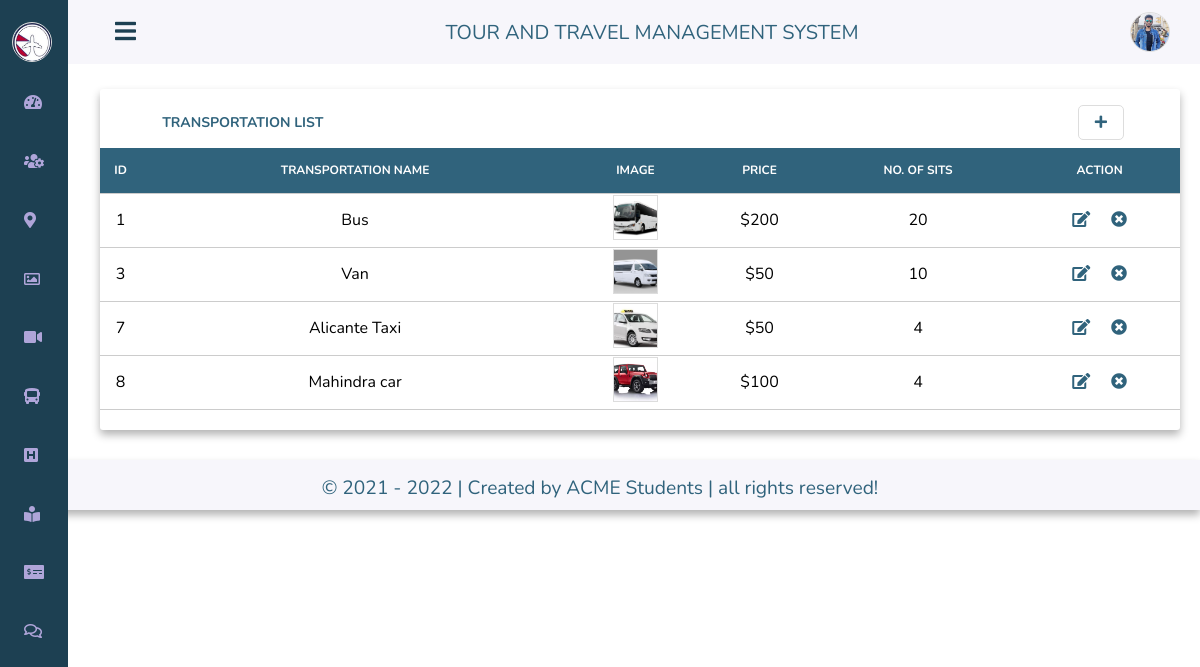
The app's page /admin/manage_transportation.php with its own data.
### tables this page shows
CREATE TABLE `transportation` (
  `id` int(11) NOT NULL,
  `tname` varchar(100) NOT NULL,
  `tphoto` varchar(200) NOT NULL,
  `tprice` int(11) NOT NULL,
  `no_of_sits` int(11) NOT NULL,
  `tdesc` varchar(1000) NOT NULL
);

### admin/manage_transportation.php (the view, shortened to what this page needs)
<!DOCTYPE html>
<html lang="en">
    <head>
        <link rel="stylesheet" href="https://cdnjs.cloudflare.com/ajax/libs/font-awesome/5.15.1/css/all.min.css">
        <link rel="stylesheet" href="css/styles.css">
    </head>
    <body id="body-pd">
        <header class="header" id="header">
            <div class="header-toggle">
                <i class="fas fa-bars" id="header-toggle"></i>
            </div>
            <div class="head" style="width:100%;text-align:center;font-size:20px;text-transform:uppercase;color:#30637c;">
                <label for="">Tour and Travel management system</label>
            </div>
            <div class="action">
            <?php include "../db.php";
                    $sql = "SELECT a_photo FROM admin_details WHERE id=1";
                    $query = mysqli_query($con,$sql);
                    $row=mysqli_fetch_array($query); ?>
                <div class="profile"  onClick="menuToggle();">
                    <?php echo "<img src='img/".$row['a_photo']."'>";?>
                </div>
            </div>
        </header>
        <div class="l-navbar" id="nav-bar">
            <nav class="nav">
                <div>
                    <a class="nav-logo">
                        <img src="../images/logo.jpg" alt="">
                    </a>
                    <div class="nav-list">
                        <a href="index.php" class="nav-link active">
                            <i class="fas fa-tachometer-alt"></i>
                        </a>
                        <a href="manage_customer.php" class="nav-link">
                            <i class="fas fa-users-cog"></i>
                        </a>
                        <a href="manage_place.php" class="nav-link">
                            <i class="fas fa-map-marker-alt"></i>
                        </a>
                        <a href="manage_gallery.php" class="nav-link">
                            <i class="far fa-image"></i>
                        </a>
                        <a href="manage_videos.php" class="nav-link">
                            <i class="fas fa-video"></i>
                        </a>
                        <a href="manage_transportation.php" class="nav-link">
                            <i class="fas fa-bus"></i>
                        </a>
                        <a href="manage_hotel.php" class="nav-link">
                            <i class="fas fa-h-square"></i>
                        </a>
                        <a href="manage_booking.php" class="nav-link">
                            <i class="fas fa-book-reader"></i>
                        </a>
                        <a href="manage_billing.php" class="nav-link">
                            <i class="fas fa-money-check-alt"></i>
                        </a>
                        <a href="feedback.php" class="nav-link">
                            <i class="far fa-comments"></i>
                        </a>
                    </div>
                </div>
            </nav>
        </div>
        <div class="customer-list">
        <div class="list-header">
            <h3>Transportation list<a href="add_transportation.php"><i style="width:30px;text-align" class="fas fa-plus"></i></a></h3>
        </div>
        <table class="plist">
            <thead class="heading">
                <tr>
                    <th>ID</th>
                    <th>Transportation Name</th>
                    <th>Image</th>
                    <th>Price</th>
                    <th>No. of sits</th>
                    <th>Action</th>
                </tr>
            </thead>
            <tbody class="body">
            <?php
                include "../func.php";
                $page = (int) (!isset($_GET['page']) ? 1 : $_GET['page']);
                $limit = 15;
                $startpoint = ($page * $limit) - $limit;
                $statement = "transportation ORDER BY id asc";
                $res = mysqli_query($con,"SELECT * FROM {$statement} LIMIT {$startpoint} , {$limit}");
                while($data=mysqli_fetch_array($res))
                    {?>
                    <tr>
                        <td><?php echo $data['id'];?></td>
                        <td><?php echo $data['tname'];?></td>
                        <td><?php echo "<img src='../images/".$data['tphoto']."'>";?></td>
                        <td>$<?php echo $data["tprice"];?></td>
                        <td><?php echo $data['no_of_sits'];?></td>
                        <td><a href="edit_transportation.php?id=<?php echo $data["id"];?>"><i class="fas fa-edit"></i></a>&nbsp;&nbsp;&nbsp;&nbsp;
                        <a href="manage_transportation.php?del=<?php echo $data["id"];?>" onclick="return confirm('Are you sure?');"><i class="fas fa-times-circle"></i></a></td>
                    </tr>
                <?php } ?>
            </tbody>
        </table>
        </div>
        <div class="footer">
            <div class="foot">
                <div class="credit">&copy; 2021 - <script>const d = new Date();document.write(d.getFullYear());</script> | Created by ACME Students | all rights reserved!</div>
            </div>
        </div>
    </body>
</html>

### admin/css/styles.css (style rules this page uses)
*,::before,::after { box-sizing: border-box; }
body { position: relative; margin: 3rem 0 0 0; font-family: 'Nunito', sans-serif; font-size: 1rem; transition: .5s; }
a { text-decoration: none; }
.header { width: 100%; height: 3rem; position: fixed; top: 0; left: 0; display: flex; align-items: center; justify-content: space-between; padding: 0 1rem; background-color: #F7F6FB; z-index: 100; transition: .5s; }
.header-toggle { color: #1d4052; font-size: 1.5rem; cursor: pointer; }
.header-toggle i { margin-left: 15px; }
.l-navbar { position: fixed; top: 0; left: -30%; width: 68px; height: 100vh; background-color: #1d4052; padding: .5rem 1rem 0 0; transition: .5s; z-index: 100; }
.nav { height: 100%; display: flex; flex-direction: column; justify-content: space-between; overflow: hidden; }
.nav img { width: 40px; height: 40px; border-radius: 50%; margin-left: -12px; }
.nav-logo, .nav-link, .nav-link .active { display: grid; grid-template-columns: max-content max-content; align-items: center; column-gap: 1rem; padding: .4rem 0 .4rem 1.5rem; }
.nav-logo { margin-bottom: 1rem; }
.nav-link { position: relative; color: #AFA5D9; margin-bottom: 1.5rem; transition: .3s; }
.active { color: #AFA5D9; }
.active::before { content: ''; position: absolute; left: 0; width: 2px; height: 32px; background-color: #1d4052; }
@media screen and (min-width: 768px) { body { margin: 4rem 0 0 0; } }
@media screen and (min-width: 768px) { .header { height: 4rem; padding: 0 2rem 0 6.25rem; } }
@media screen and (min-width: 768px) { .header-toggle i { margin-left: 15px; } }
@media screen and (min-width: 768px) { .l-navbar { left: 0; padding: 1rem 1rem 0 0; } }
.action { position: fixed; top: 20px; right: 30px; }
.action .profile { cursor: pointer; }
.action .profile img { width: 40px; height: 40px; border-radius: 50%; overflow: hidden; object-fit: cover; margin-top: -8px; }
.footer { width: 100%; display: inline-block; background: #F7F6FB; height: 50px; margin-top: 30px; }
.footer .foot { width: 100%; display: inline-block; text-align: center; font-size: 1.2rem; padding-top: 15px; font-weight: normal; box-shadow: 0 .3rem .5rem rgba(0,0,0,.3); color:#30637c; height: 50px; }
.customer-list { width: 90%; height: auto; display: inline-block; background: #fff; border-radius: 3px 3px 3px 3px; margin-left: 100px; margin-top: 25px; border: none; box-shadow: 0 .3rem .5rem rgba(0,0,0,.3); }
.list-header { width: 95%; height: 45px; margin-left: 20px; background: #fff; border-radius: 3px 3px 0px 0px; color: #30637c; }
.list-header h3 { font-size: 14px; color: #30637c; }
.list-header h3 a { font-size: 14px; padding: 7px; color: #30637c; border-radius: 5px; border: 1px solid #ddd; margin-left: 75%; }
.heading { background: #30637c; color: #fff; width: 100%; height: 45px; border: none; outline: none; border-bottom: 1px solid #ccc; }
.body { text-align: center; }
table { width: 100%; border-collapse: collapse; border-radius: 5px; margin-bottom: 20px; }
tr { border-bottom: 1px solid #ccc; height: 40px; }
th { text-transform: uppercase; font-size: 12px; }
.customer-list table tbody tr td img { width: 45px; height: 45px; object-fit: cover; }
table tbody tr td a { color: #30637c; }
h3 { color: #30637c; padding: 10px 0px 15px 20px; text-transform: uppercase; text-align: center; }
img, embed { border: 1px solid #ddd; height: 200px; object-fit: cover; }

### records on screen
transportation: id "1", tname "Bus", tphoto (picture), tprice "200", no_of_sits "20"
transportation: id "3", tname "Van", tphoto (picture), tprice "50", no_of_sits "10"
transportation: id "7", tname "Alicante Taxi", tphoto (picture), tprice "50", no_of_sits "4"
transportation: id "8", tname "Mahindra car", tphoto (picture), tprice "100", no_of_sits "4"
